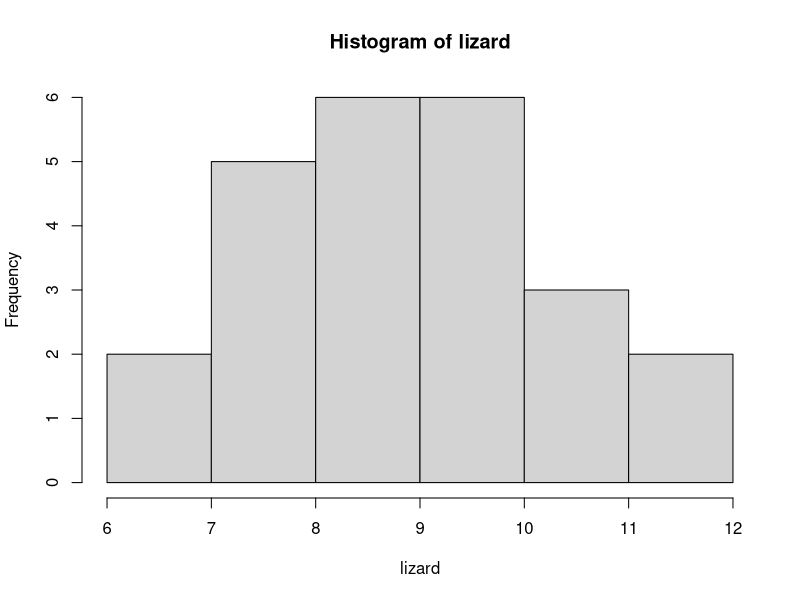

R code for this plot:
## ---- chunk 1
lizard <- c(6.2, 6.6, 7.1, 7.4, 7.6, 7.9,
            8, 8.3, 8.4, 8.5, 8.6,
           + 8.8, 8.8, 9.1, 9.2, 
           9.4, 9.4, 9.7, 9.9, 10.2, 10.4, 10.8,
           + 11.3, 11.9)
hist(lizard)
## ---- chunk 2
t.test(lizard)
## ---- chunk 3
t.test(lizard, conf.level = 0.99) # Increase to 99%
## ---- chunk 4
t.test(lizard, mu=8.4,conf.level = 0.9) #bilateral with mean 8.4,90% and H1: mu!=8.4 -> mu = 8.4
t.test(lizard, mu=8.4,alternative = "g" ,conf.level = 0.9) #lateral, H1: mu>8.4 -> mu <= 8.4
t.test(lizard, mu=8.4,alternative = "l" ,conf.level = 0.9) #lateral, H1: mu<8.4 -> mu >= 8.4
## ---- chunk 5
a <- t.test(lizard, mu=8.4,conf.level = 0.9) 
a$conf.int
a$p.value
a$statistic
## ---- chunk 6
x <- rnorm(200,3,2)
y <- rnorm(200,4,1)
t.test(x,y,alternative = "l")   # Lower
## ---- chunk 7
x <- rnorm(200,3,2)
y <- rnorm(200,2,2)
t.test(x,y,alternative = "l",var.equal = TRUE )
## ---- chunk 8
power.t.test(delta = (25-22), # diferencia entre las medias esperadas
             power = 0.80, # poder estadístico deseado
             sig.level = 0.05, # nivel de significación deseado
             type = "two.sample", # tipo de test
             alternative = "two.sided" 
             )
## ---- chunk 9
power.t.test(n = 5, # número de observaciones por grupo
             delta = (25-22), # diferencia entre las medias esperadas
             sig.level = 0.05, # nivel de significación deseado
             type = "two.sample", # tipo de test
             alternative = "two.sided" 
             )
